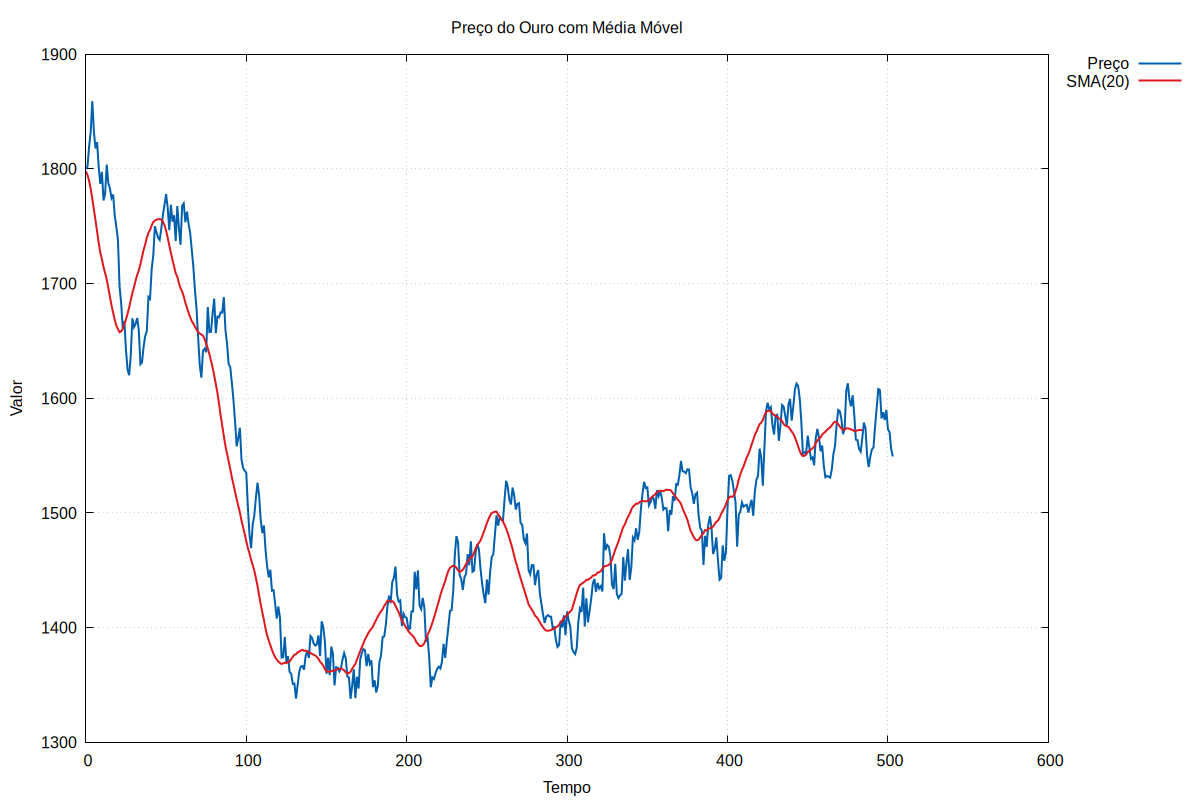

Write gnuplot code to recreate this figure.
set terminal pngcairo size 1200,800 enhanced font 'Arial,12'
set grid
set key outside right top
set style line 1 lc rgb '#0060ad' lt 1 lw 2
set style line 2 lc rgb '#dd181f' lt 1 lw 2
set style line 3 lc rgb '#00a000' lt 1 lw 2
set style line 4 lc rgb '#ffa000' lt 1 lw 2
set output 'resultados/grafico_preco_sma.png'
set title 'Preço do Ouro com Média Móvel'
set xlabel 'Tempo'
set ylabel 'Valor'
plot 'resultados/grafico_preco_sma_0.dat' using 1:2 with lines ls 1 title 'Preço', 'resultados/grafico_preco_sma_1.dat' using 1:2 with lines ls 2 title 'SMA(20)'
